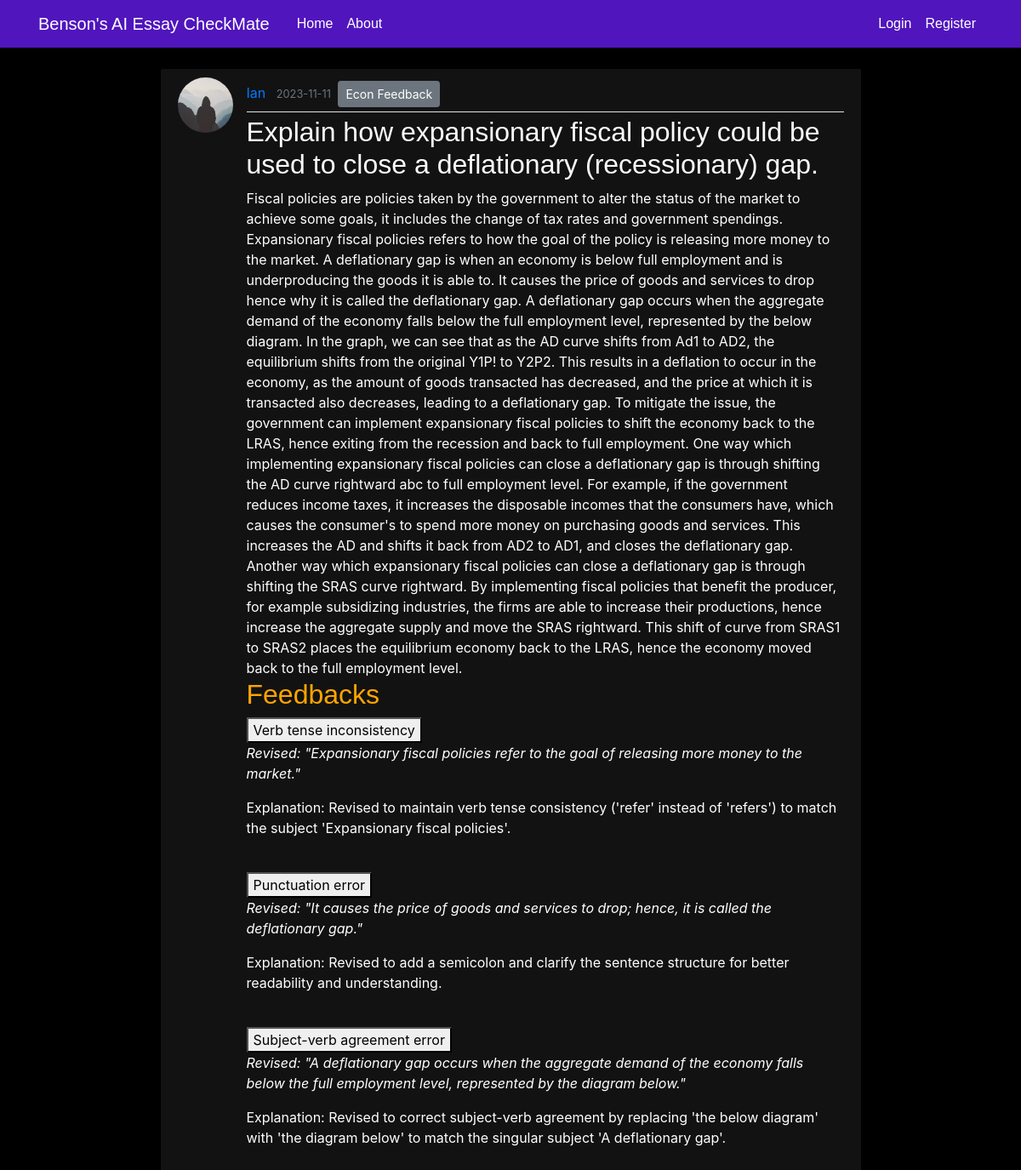
The page /grammar_feedback/19 on the database its author committed.
### main/models.py (models this page shows, shortened)
class User(db.Model, UserMixin):
    id = db.Column(db.Integer, primary_key=True)
    username = db.Column(db.String(20), unique=True, nullable=False)
    email = db.Column(db.String(120), unique=True, nullable=False)
    image_file = db.Column(db.String(20), nullable=False, default='default.jpg')
    password = db.Column(db.String(60), nullable=False)
    posts = db.relationship('Post', backref='author', lazy=True)

class Post(db.Model, UserMixin):
    id = db.Column(db.Integer, primary_key=True)
    title = db.Column(db.String(100), nullable=False)
    date_posted = db.Column(db.DateTime, nullable=False, default=datetime.utcnow)
    content = db.Column(db.Text, nullable=False)
    user_id = db.Column(db.Integer, db.ForeignKey('user.id'), nullable=False)
    grammar_feedback = db.Column(db.Text, nullable=False)
    econ_feedback = db.Column(db.Text, nullable=False)

### main/posts/routes.py (the view)
@posts.route("/grammar_feedback/<int:post_id>", methods=['GET', 'POST'])
def grammar_feedback(post_id):
    post = Post.query.get_or_404(post_id)
    json_data = json.loads(post.grammar_feedback)
    highlightable_essay = add_span_tags_to_text(post.content, list(json_data["original_sentences"]))
    return render_template('grammar_feedback.html', title='Grammar Feedback', post=post, highlightable_essay=highlightable_essay, revised_sentences=json_data["revised_sentences"],\
                           problem_summaries=json_data["problem_summaries"], explanations=json_data["explanations"],original_sentences=json_data["original_sentences"])

### main/posts/utils.py (called while the page is built)
def add_span_tags_to_text(text, sentences_to_tag):
    paragraphs = text.split('\r\n\r\n')
    result = ""
    unique_id = 1
    for paragraph in paragraphs:
        sentences = re.split(r'(?<=[.!?])\s+', paragraph)
        processed_paragraph = ""
        for sentence in sentences:
            if sentence in sentences_to_tag:
                processed_paragraph += f'<span id="problem-{unique_id}">{sentence}</span> '
                unique_id += 1
            else:
                processed_paragraph += sentence + ' '
        result += processed_paragraph + '\n\n'
    return result

### main/templates/grammar_feedback.html (shortened to what this page needs)
{% extends "layout.html" %}
{% block content %}
  <article class="media content-section" style="background-color: #121212; color: #ffffff;">
    <img class="rounded-circle article-img" src="{{ url_for('static', filename='profile_pics/' + post.author.image_file) }}">
    <div class="media-body">
      <div class="article-metadata">
        <a class="mr-2" href="{{ url_for('users.user_posts', username=post.author.username) }}">{{ post.author.username }}</a>
        <small class="text-muted">{{ post.date_posted.strftime( '%Y-%m-%d') }}</small>
        <a class="btn btn-secondary btn-sm m-1" href="{{ url_for('posts.econ_feedback_page', post_id=post.id) }}">Econ Feedback</a>
      </div>
      <h2 class="article-title">{{ post.title }}</h2>
      {{ highlightable_essay | safe }}
      <h2>Feedbacks</h2>
      {% for problem in problem_summaries %}
        <button class="toggle-button" onclick='toggleHighlight("problem-{{ loop.index }}")'>{{problem}}</button>
        <br>
        <p> <em>Revised: "{{ revised_sentences[loop.index0] }}"</em> </p>
        <p>Explanation: {{ explanations[loop.index0] }}</p>
        <br>
      {% endfor %}
    </div>
  </article>
{% endblock content %}

### main/static/main.css (style rules this page uses)
:root { --primary-color: #5015BD; --lighter-shade: #7B4AD9; --darker-shade: #340E84; --contrasting-color: #FFA500; --neutral-gray: #888888; }
body { background: #ffffff; color: #fafafa; margin-top: 5rem; }
h1, h2, h3, h4, h5, h6 { color: var(--contrasting-color); font-family: 'Poppins', sans-serif; }
.content-section { background: #000000; padding: 10px 20px; border: 1px solid #000000; border-radius: 3px; margin-bottom: 20px; }
.article-title { color: #fafafa; font-family: 'Poppins', sans-serif; }
.article-img { height: 65px; width: 65px; margin-right: 16px; }
.article-metadata { padding-bottom: 1px; margin-bottom: 4px; border-bottom: 1px solid #e3e3e3 }

### main/templates/layout.html (style rules this page uses)
body { background-color: #000000; color: #ffffff; }

### rows shown on the page
User: image_file (placeholder picture), author.username "Ian"
Post: date_posted "2023-11-11", title "Explain how expansionary fiscal policy could be used to close a deflationary (recessionary) gap."

### other values the page prints
{{ problem }} "Verb tense inconsistency" "Punctuation error" "Subject-verb agreement error"
{{ revised_sentences[loop.index0] }} "Expansionary fiscal policies refer to the goal of releasing more money to the market." "It causes the price of goods and services to drop; hence, it is called the deflationary gap." "A deflationary gap occurs when the aggregate demand of the economy falls below the full employment level, represented by the diagram below."
{{ explanations[loop.index0] }} "Revised to maintain verb tense consistency ('refer' instead of 'refers') to match the subject 'Expansionary fiscal policies'." "Revised to add a semicolon and clarify the sentence structure for better readability and understanding." "Revised to correct subject-verb agreement by replacing 'the below diagram' with 'the diagram below' to match the singular subject 'A deflationary gap'."
